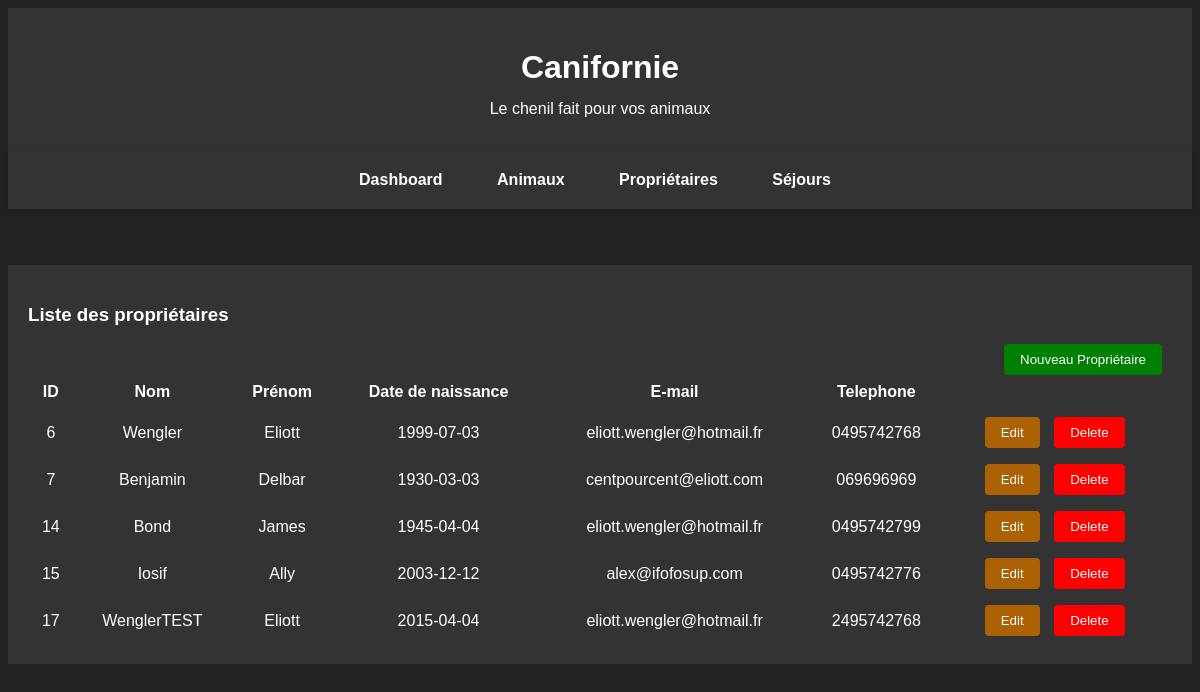
/proprietaires, run on an earlier commit of the app's database.
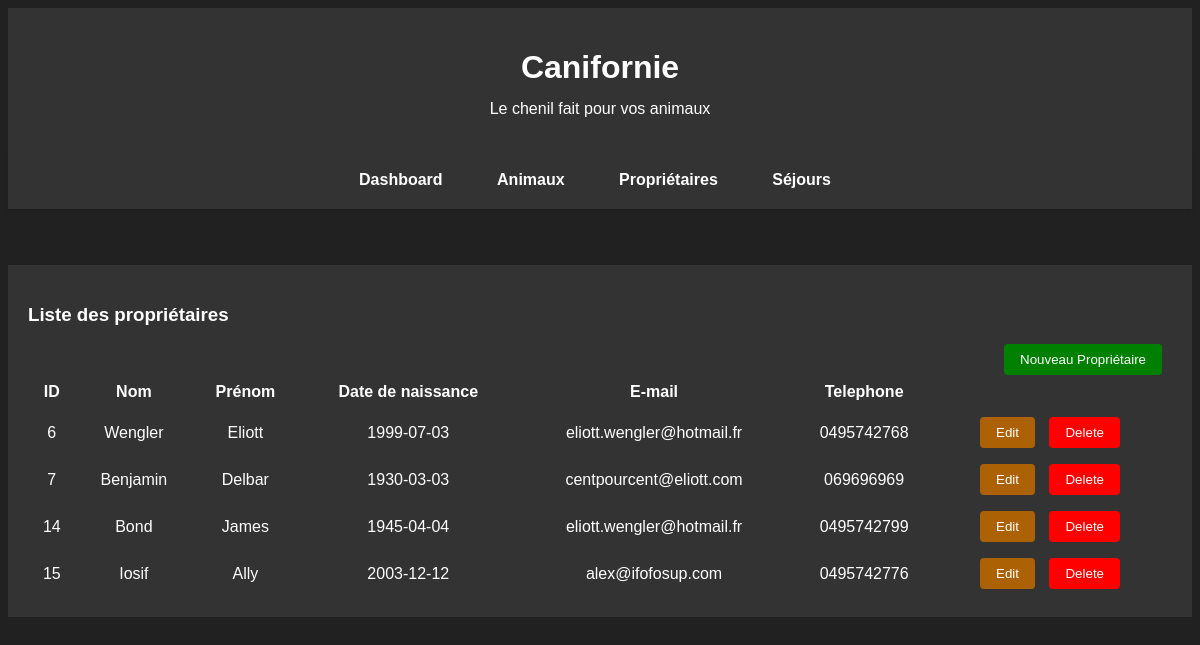
And on a later commit of the database.
### tables this page shows
CREATE TABLE IF NOT EXISTS `proprietaires` (
  `Id` int NOT NULL AUTO_INCREMENT,
  `Nom` varchar(50) DEFAULT NULL,
  `Prenom` varchar(50) DEFAULT NULL,
  `DateNaiss` date DEFAULT NULL,
  `Email` varchar(50) DEFAULT NULL,
  `Tel` varchar(20) DEFAULT NULL,
  PRIMARY KEY (`Id`)
);

### controllers/ProprietaireController.php (called while the page is built, shortened)
<?php
class ProprietaireController {
    public function index () {
        $proprietaires = Proprietaire::all();
        include '../views/proprietaires/P_list.php';
    }
}

### router.php (called while the page is built, shortened)
<?php
class Router {
    private $data;
    private $action = false;
    private $id = false;
    public function __construct ($url) {
        $this->post = $_POST;
        $this->get = $_GET;
        $this->data = count($this->post) ? $this->post : $this->get;
        $this->run();
    }
    private function detect_action () {
        return $this->action = "index";
    }
    private function run () {
        $this->controller = new $this->controller();
        return $this->controller->{$this->action}($this->id, $this->data);
    }
}

### public/index.php (called while the page is built, shortened)
<?php
$router = new Router($_SERVER["REQUEST_URI"]);

### models/dao/DAO.php (called while the page is built, shortened)
<?php
abstract class DAO {
    protected $table;
    public function __construct ($table) {
        $this->table = $table;
    }
    public function connect () {
        $this->db = new PDO('mysql:host=localhost;dbname=canifornie', 'root', '');
        $this->db->setAttribute(PDO::ATTR_ERRMODE, PDO::ERRMODE_EXCEPTION);
    }
    public function fetch_all() {
        $statement = $this->db->prepare("SELECT * FROM {$this->table}");
        try {
            $statement->execute();
            $results = $statement->fetchAll(PDO::FETCH_ASSOC);
            if ($results) {
                $list = array();
                foreach($results as $result) {
                    array_push($list, $this->create($result));
                }
                return $list;
            }
            return false;
        } catch (PDOException $exception) {
            var_dump($exception);
        }
    }
}

### models/entities/Entity.php (called while the page is built, shortened)
<?php
abstract class Entity {
    public function __get ($prop) {
        if (property_exists($this, $prop)) {
            return $this->$prop;
        }
    }
    public static function all () {
        return (new static::$dao)->fetch_all();
    }
}

### models/dao/ProprietaireDAO.php (called while the page is built, shortened)
<?php
class ProprietaireDAO extends DAO {
public function create ($data) {
    return new Proprietaire(
        $data["Nom"] ?? false,
        $data["Prenom"] ?? false,
        $data["DateNaiss"] ?? false,
        $data["Email"] ?? false,
        $data["Tel"] ?? false,
        $data["Id"] ?? false
    );
}
}

### models/entities/Proprietaire.php (called while the page is built, shortened)
<?php
class Proprietaire extends Entity {
    public function __construct( $nom, $prenom, $datenaiss, $email, $tel, $id = false) {
        $this->nom = $nom;
        $this->prenom = $prenom;
        $this->datenaiss = $datenaiss;
        $this->email = $email;
        $this->tel = $tel;
        $this->id = $id;
    }
}

### views/proprietaires/P_list.php (the view)
<?php include('../views/layout/top.php'); ?>
<h3>Liste des propriétaires</h3>
<button class="xhr proprietaire create">Nouveau Propriétaire</button>
<table>
    <thead>
        <tr>
            <th>ID</th>
            <th>Nom</th>
            <th>Prénom</th>
            <th>Date de naissance</th>
            <th>E-mail</th>
            <th>Telephone</th>
        </tr>
    </thead>
    <tbody>
        <?php foreach($proprietaires as $proprietaire): ?>
            <tr>
                <td><?= $proprietaire->id; ?></td>
                <td><?= $proprietaire->nom; ?></td>
                <td><?= $proprietaire->prenom; ?></td>
                <td><?= $proprietaire->datenaiss; ?></td>
                <td><?= $proprietaire->email; ?></td>
                <td><?= $proprietaire->tel; ?></td>
                <td>
                    <button class="xhr proprietaire edit" _id="<?= $proprietaire->id; ?>">Edit</button>
                    <button class="xhr proprietaire delete" _id="<?= $proprietaire->id; ?>">Delete</button>
                </td>
            </tr>
        <?php endforeach; ?>
    </tbody>
</table>
<?php include('../views/layout/bottom.php'); ?>

What changed in the data, as far as the page shows it:
removed proprietaires: Id "17", Nom "WenglerTEST", Prenom "Eliott", DateNaiss "2015-04-04", Email "eliott.wengler@hotmail.fr", Tel "2495742768"
